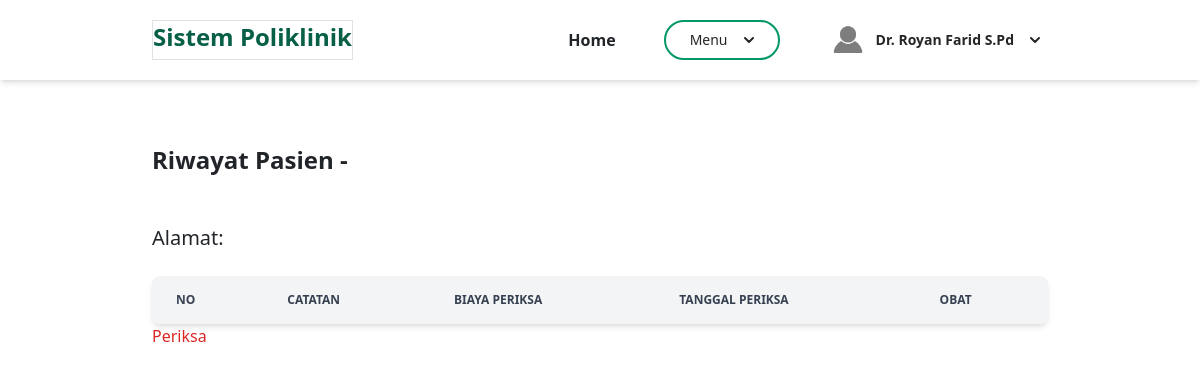
/admin/berandaDokter.php?page=riwayatPasien&id=9 (signed in), run on an earlier commit of the app's database.
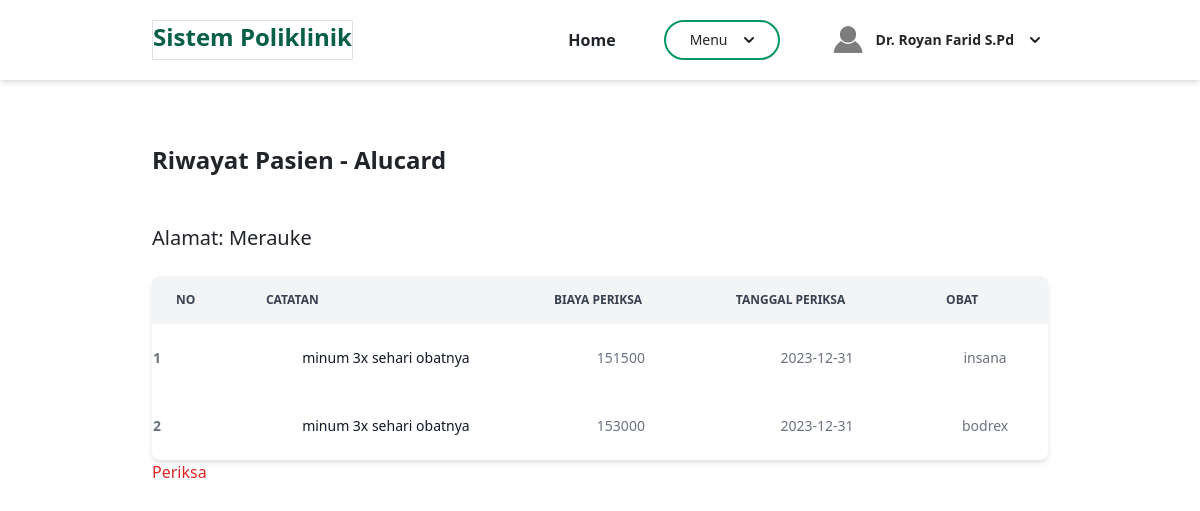
And on a later commit of the database.
### tables this page shows
CREATE TABLE `pasien` (
  `id` int(11) NOT NULL,
  `nama` varchar(100) NOT NULL,
  `alamat` varchar(255) NOT NULL,
  `no_ktp` varchar(20) NOT NULL,
  `no_hp` varchar(20) NOT NULL,
  `no_rm` varchar(50) NOT NULL
);

CREATE TABLE `periksa` (
  `id` int(11) NOT NULL,
  `id_daftar_poli` int(11) NOT NULL,
  `tanggal_periksa` date NOT NULL,
  `catatan` text NOT NULL,
  `biaya_periksa` int(11) NOT NULL
);

CREATE TABLE `obat` (
  `id` int(11) NOT NULL,
  `nama_obat` varchar(100) NOT NULL,
  `kemasan` varchar(255) NOT NULL,
  `harga` int(11) NOT NULL
);

### admin/riwayatPasien.php (the view, shortened to what this page needs)
<?php
if(isset($_GET['id']) && is_numeric($_GET['id'])) {
    $id_daftar_poli = $_GET['id'];
    $queryPasien = mysqli_query($mysqli, "SELECT p.id, p.nama, p.alamat
                                          FROM pasien p
                                          JOIN daftar_poli dp ON p.id = dp.id_pasien
                                          WHERE dp.id = '$id_daftar_poli'");
    $queryRiwayat = mysqli_query($mysqli, "SELECT pr.catatan, pr.biaya_periksa, pr.tanggal_periksa, o.nama_obat
                                           FROM periksa pr
                                           LEFT JOIN detail_periksa dp ON pr.id = dp.id_periksa
                                           LEFT JOIN obat o ON dp.id_obat = o.id
                                           WHERE pr.id_daftar_poli = '$id_daftar_poli'");
    $dataPasien = mysqli_fetch_assoc($queryPasien);
?>
<section class="container mx-auto mt-10">
    <h3 class="font-bold text-2xl py-4">Riwayat Pasien - <?php echo $dataPasien['nama']; ?></h3>
    <p class="text-xl py-4">Alamat: <?php echo $dataPasien['alamat']; ?></p>
      <div class="relative overflow-x-auto shadow-md sm:rounded-lg">
          <table class="w-full text-sm text-gray-500">
                <thead class="text-xs text-gray-700 uppercase bg-gray-100">
                    <tr>
                        <th scope="col" class="px-6 py-3">
                            No
                        </th>
                        <th scope="col" class="px-6 py-3">
                            Catatan
                        </th>
                        <th scope="col" class="px-6 py-3">
                            Biaya Periksa
                        </th>
                        <th scope="col" class="px-6 py-3">
                            Tanggal Periksa
                        </th>
                        <th scope="col" class="px-6 py-3">
                            Obat
                        </th>
                    </tr>
                </thead>
                <tbody>
                  <?php
                  $no = 1;
                  while ($dataRiwayat = mysqli_fetch_assoc($queryRiwayat)) {
                    ?>
                        <tr>
                            <th scope="row"><?php echo $no++ ?></th>
                            <td class="px-6 py-4 font-medium text-gray-900 whitespace-nowrap text-center"><?= $dataRiwayat['catatan'] ?></td>
                            <td class="px-6 py-4 text-center"><?= $dataRiwayat['biaya_periksa'] ?></td>
                            <td class="px-6 py-4 text-center"><?= $dataRiwayat['tanggal_periksa']  ?></td>
                            <td class="px-6 py-4 text-center"><?= $dataRiwayat['nama_obat']  ?></td>
                        </tr>
                    <?php
                    }
                    ?>
                </tbody>
          </table>
      </div>
      <a class="font-medium text-red-600 hover:underline" href="javascript:history.back()">Periksa</a>
</section>
<?php
} else {
    echo "<script>
            alert('ID Daftar Poli tidak valid.');
            document.location='berandaDokter.php';
          </script>";
}
?>

What changed in the data, as far as the page shows it:
added pasien: nama "Alucard", alamat "Merauke"
added periksa: catatan "minum 3x sehari obatnya", biaya_periksa "151500", tanggal_periksa "2023-12-31", obat.nama_obat "insana"
added periksa: catatan "minum 3x sehari obatnya", biaya_periksa "153000", tanggal_periksa "2023-12-31", obat.nama_obat "bodrex"
